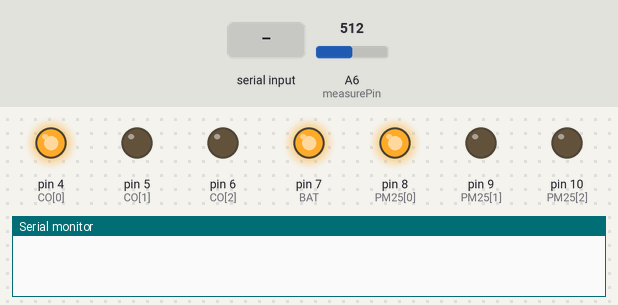
Bench run of a sketch on a simulated Arduino Nano, built with avr-gcc and run on an emulated ATmega328P. On the bench: output pins drawn as LEDs (lit = HIGH), the last lines printed to the serial monitor. Dashed ring = blinking. The test bench sets the inputs (shaded band); at power-on: A6 (measurePin) = 512.

Above: at 1.8 s.
1.9 s: "90/45\n" received over Serial
At 5.9 s:
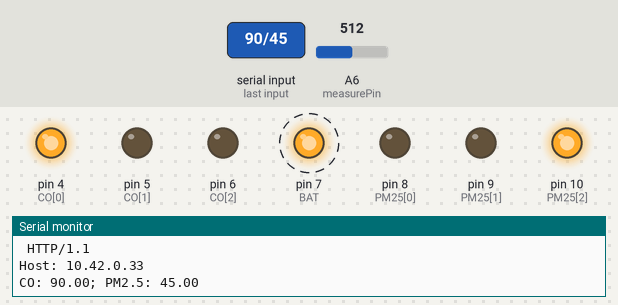
6.0 s: "200\n" received over Serial
At 8.9 s:
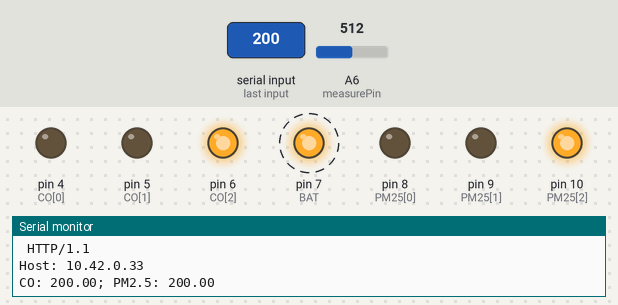
10.1 s: A6 (measurePin) set to 685
13.6 s: A6 (measurePin) set to 707
17.1 s: "30/150\n" received over Serial
At 20.5 s:
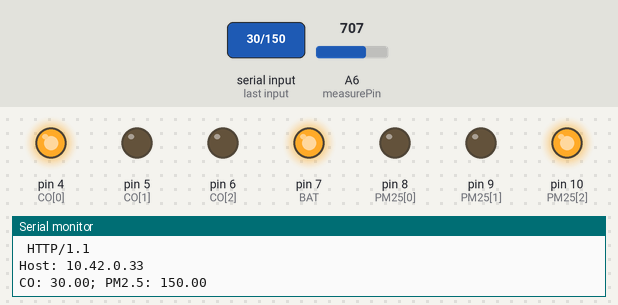
20.6 s: "1\n" received over Serial
At 23.1 s:
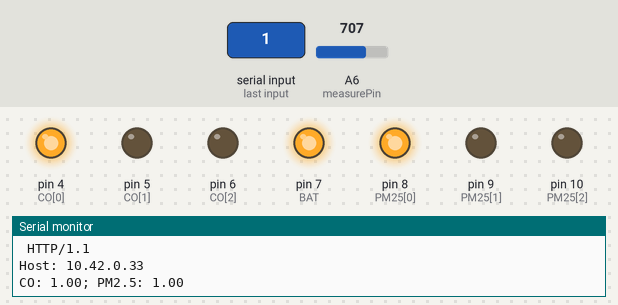
Timing chart, 0 to 25.1 s (numbered marks = the images above; inputs shaded):
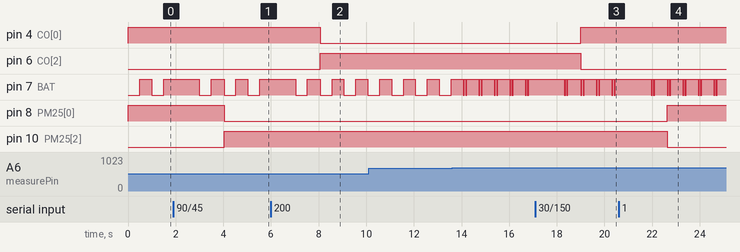

Measured:
- after the input at 1.9 s, pin 8 (PM25[0]): HIGH → LOW after 2.1 s; pin 10 (PM25[2]): LOW → HIGH after 2.1 s
- after the input at 6.0 s, pin 4 (CO[0]): HIGH → LOW after 2.1 s; pin 6 (CO[2]): LOW → HIGH after 2.1 s
- after the input at 17.1 s, pin 4 (CO[0]): LOW → HIGH after 1.9 s; pin 6 (CO[2]): HIGH → LOW after 1.9 s
- after the input at 20.6 s, pin 8 (PM25[0]): LOW → HIGH after 2.0 s; pin 10 (PM25[2]): HIGH → LOW after 2.0 s
- by itself, pin 7 (BAT): repeats every 0.68 s: HIGH 0.05 s, LOW 0.05 s, HIGH 0.53 s, LOW 0.05 s

The sketch:

nano_leds.ino
```cpp
//Leds
int DANGER = 2;
int WARNING = 1;
int NORMAL = 0;
int PM25[3] = {8,9,10}; //NORMAL,WARNING,DANGER
int CO[3] = {4,5,6}; //NORMAL,WARNING,DANGER
int LimPM25[3] = {25,10}; // ug/m^3 https://www.who.int/es/news-room/fact-sheets/detail/ambient-(outdoor)-air-quality-and-health
int LimCO[3] = {200,100}; // ppm http://www.aire.cdmx.gob.mx/default.php?opc=%27ZaBhnmI=&dc=%27Zw==
float LvlCO = 0.0;
float LvlPM25 = 0.0;

//Wifi
String resource = "/medicion/";
String request= "";
String host = "10.42.0.33";
int sizeRequest = 0;
String cmd = "";

//Serial Comm.
String buffer  = "";
boolean dataRcvd = false;

//Battery Checker
int BAT = 7;
int stateBat = 0;
float dischargedBat = 3.2;
float chargedBat = 4.2;
float voltMeasured = 0;
float rawValue = 0;
int measurePin = A6;

void batteryOutput(int state){
    switch(state){
        case 1: //Half battery or less
            digitalWrite(BAT, LOW);
            delay(50);
            digitalWrite(BAT, HIGH);
            delay(50);
            digitalWrite(BAT, LOW);
            delay(50);
            digitalWrite(BAT, HIGH);
        break;
        case 2: //Almost-dead battery
            digitalWrite(BAT, LOW);
            delay(500);
            digitalWrite(BAT, HIGH);
        break;
        default: //Full battery or more than 50%
            digitalWrite(BAT, HIGH);
        break;
    }
}

void batteryCheck(){
    rawValue = analogRead(measurePin);
    voltMeasured = (rawValue + 0.5) * 5.0 / 1024.0;
    batteryOutput(stateBat);

    if (voltMeasured  >= 3.8)
        batteryOutput(0);
    else if (voltMeasured >= 3.4)
        batteryOutput(1);
    else
        batteryOutput(2);
    /*Serial.print("Raw Value: ");
    Serial.print(rawValue);
    Serial.print("; Voltage: ");
    Serial.print(voltMeasured);*/
}

void outputLedsCO(int level){

    if(digitalRead(CO[level]) != HIGH){
        digitalWrite(CO[DANGER], LOW);
        digitalWrite(CO[WARNING], LOW);
        digitalWrite(CO[NORMAL], LOW);
        digitalWrite(CO[level], HIGH);
    }
}

void outputLedsPM25(int level){
    if(digitalRead(PM25[level]) != HIGH){
        digitalWrite(PM25[DANGER], LOW);
        digitalWrite(PM25[WARNING], LOW);
        digitalWrite(PM25[NORMAL], LOW);
        digitalWrite(PM25[level], HIGH);
    }
}

void measure(){
    if(LvlCO >= (float)LimCO[0])
        outputLedsCO(DANGER);
    else if(LvlCO >= (float)LimCO[1])
        outputLedsCO(WARNING);
    else
        outputLedsCO(NORMAL);

    if(LvlPM25 >= (float)LimPM25[0])
        outputLedsPM25(DANGER);
    else if(LvlPM25 >= (float)LimPM25[1])
        outputLedsPM25(WARNING);
    else
        outputLedsPM25(NORMAL);
}

void setup(){
    pinMode(CO[DANGER], OUTPUT);
    pinMode(CO[WARNING], OUTPUT);
    pinMode(CO[NORMAL], OUTPUT);
    pinMode(PM25[DANGER], OUTPUT);
    pinMode(PM25[WARNING], OUTPUT);
    pinMode(PM25[NORMAL], OUTPUT);
    pinMode(BAT, OUTPUT);
    Serial.begin(9600);
    buffer.reserve(12);
}

void loop(){
    measure();
    batteryCheck();
    if(dataRcvd == true){
        LvlCO = atof(buffer.substring(0,buffer.indexOf("/")).c_str());
        LvlPM25 = atof(buffer.substring(buffer.indexOf("/")+1).c_str());
        resource += buffer;
        request = "GET " + resource + " HTTP/1.1\r\nHost: " + host + "\r\n\r\n";

        sizeRequest = request.length();
        cmd = "AT+CIPSEND=";
        cmd.concat(sizeRequest);

        Serial.println(cmd);
        Serial.println(request);
        Serial.print("CO: ");
        Serial.print(LvlCO);
        Serial.print("; PM2.5: ");
        Serial.println(LvlPM25);
        Serial.println();

        dataRcvd = false;
        resource = "/medicion/";
        buffer = "";
    }
    delay(500);
}

void serialEvent(){
    //If message ends with or without an enter
    //buffer = Serial.readStringUntil('\n');
    buffer = Serial.readString();
    dataRcvd = true;
}
```
